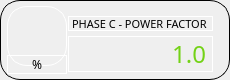
                    <widget class="QFrame" name="horizontalFrame_26">
                     <property name="minimumSize">
                      <size>
                       <width>230</width>
                       <height>80</height>
                      </size>
                     </property>
                     <property name="maximumSize">
                      <size>
                       <width>230</width>
                       <height>80</height>
                      </size>
                     </property>
                     <property name="styleSheet">
                      <string notr="true">border: 1px solid #000000;
border-radius: 20px;</string>
                     </property>
                     <layout class="QHBoxLayout" name="horizontalLayout_37">
                      <property name="spacing">
                       <number>0</number>
                      </property>
                      <property name="leftMargin">
                       <number>5</number>
                      </property>
                      <property name="topMargin">
                       <number>5</number>
                      </property>
                      <property name="rightMargin">
                       <number>5</number>
                      </property>
                      <property name="bottomMargin">
                       <number>5</number>
                      </property>
                      <item>
                       <layout class="QVBoxLayout" name="verticalLayout_63">
                        <property name="spacing">
                         <number>0</number>
                        </property>
                        <property name="leftMargin">
                         <number>0</number>
                        </property>
                        <item>
                         <widget class="QLabel" name="label_106">
                          <property name="sizePolicy">
                           <sizepolicy hsizetype="Preferred" vsizetype="Preferred">
                            <horstretch>0</horstretch>
                            <verstretch>0</verstretch>
                           </sizepolicy>
                          </property>
                          <property name="minimumSize">
                           <size>
                            <width>60</width>
                            <height>60</height>
                           </size>
                          </property>
                          <property name="maximumSize">
                           <size>
                            <width>60</width>
                            <height>60</height>
                           </size>
                          </property>
                          <property name="styleSheet">
                           <string notr="true">border-color: rgb(255, 255, 255);
image: url(:/icons/pf.png);</string>
                          </property>
                          <property name="text">
                           <string/>
                          </property>
                         </widget>
                        </item>
                        <item>
                         <widget class="QLabel" name="label_107">
                          <property name="sizePolicy">
                           <sizepolicy hsizetype="Fixed" vsizetype="Fixed">
                            <horstretch>0</horstretch>
                            <verstretch>0</verstretch>
                           </sizepolicy>
                          </property>
                          <property name="minimumSize">
                           <size>
                            <width>60</width>
                            <height>0</height>
                           </size>
                          </property>
                          <property name="font">
                           <font>
                            <family>Gilroy</family>
                           </font>
                          </property>
                          <property name="styleSheet">
                           <string notr="true">border-color: rgb(255, 255, 255);</string>
                          </property>
                          <property name="text">
                           <string>%</string>
                          </property>
                          <property name="alignment">
                           <set>Qt::AlignCenter</set>
                          </property>
                         </widget>
                        </item>
                       </layout>
                      </item>
                      <item>
                       <layout class="QVBoxLayout" name="verticalLayout_64">
                        <property name="spacing">
                         <number>5</number>
                        </property>
                        <property name="topMargin">
                         <number>10</number>
                        </property>
                        <property name="rightMargin">
                         <number>10</number>
                        </property>
                        <item>
                         <widget class="QLabel" name="label_108">
                          <property name="sizePolicy">
                           <sizepolicy hsizetype="Fixed" vsizetype="Fixed">
                            <horstretch>0</horstretch>
                            <verstretch>0</verstretch>
                           </sizepolicy>
                          </property>
                          <property name="minimumSize">
                           <size>
                            <width>145</width>
                            <height>15</height>
                           </size>
                          </property>
                          <property name="maximumSize">
                           <size>
                            <width>145</width>
                            <height>15</height>
                           </size>
                          </property>
                          <property name="font">
                           <font>
                            <family>Gilroy</family>
                            <pointsize>8</pointsize>
                           </font>
                          </property>
                          <property name="styleSheet">
                           <string notr="true">border-color: rgb(255, 255, 255);</string>
                          </property>
                          <property name="text">
                           <string>PHASE C - POWER FACTOR</string>
                          </property>
                         </widget>
                        </item>
                        <item>
                         <widget class="QLabel" name="pf_c_1">
                          <property name="sizePolicy">
                           <sizepolicy hsizetype="Fixed" vsizetype="Fixed">
                            <horstretch>0</horstretch>
                            <verstretch>0</verstretch>
                           </sizepolicy>
                          </property>
                          <property name="minimumSize">
                           <size>
                            <width>145</width>
                            <height>0</height>
                           </size>
                          </property>
                          <property name="font">
                           <font>
                            <family>Gilroy</family>
                            <pointsize>18</pointsize>
                           </font>
                          </property>
                          <property name="styleSheet">
                           <string notr="true">color: rgb(115, 210, 22);
border-color: rgb(255, 255, 255);</string>
                          </property>
                          <property name="text">
                           <string>1.0</string>
                          </property>
                          <property name="alignment">
                           <set>Qt::AlignRight|Qt::AlignTrailing|Qt::AlignVCenter</set>
                          </property>
                         </widget>
                        </item>
                       </layout>
                      </item>
                     </layout>
                    </widget>
